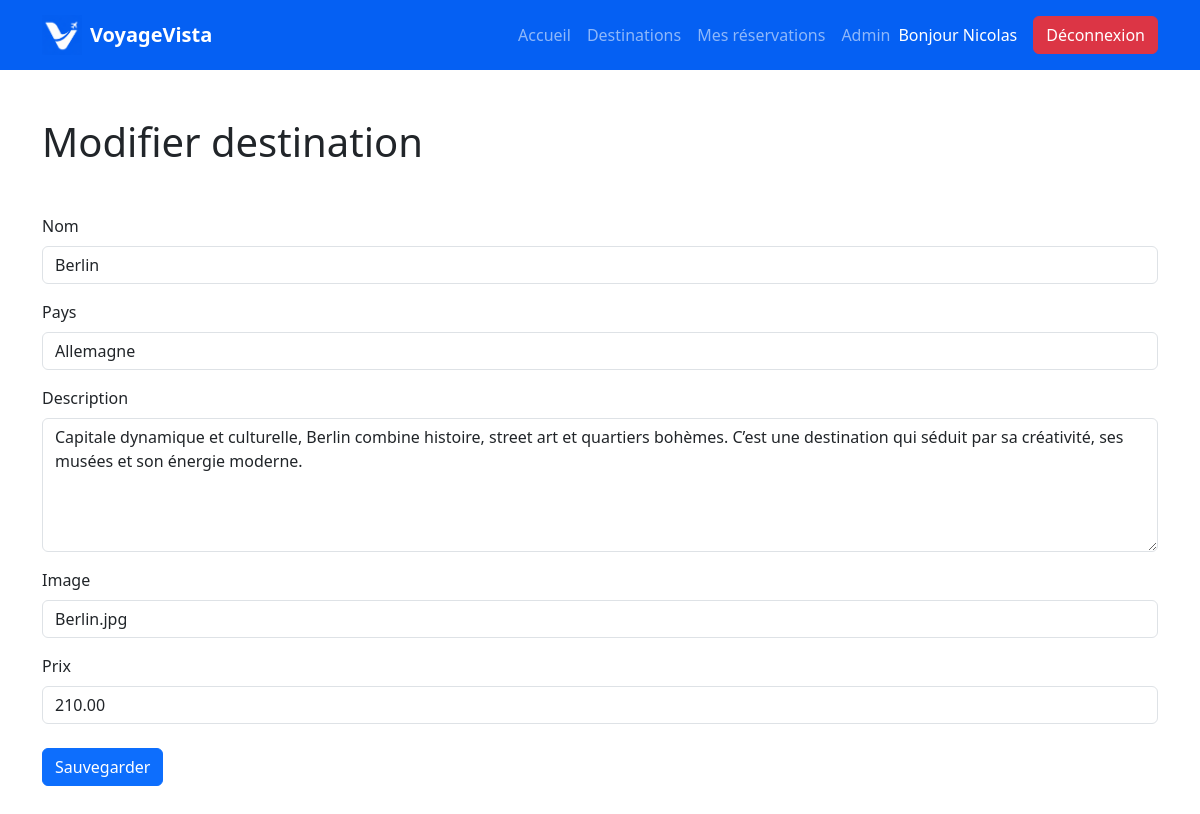
/admin/edit-destination.php?id=8 (signed in), run on the app's committed database.
### tables this page shows
CREATE TABLE `destinations` (
  `id` int(11) NOT NULL,
  `name` varchar(150) NOT NULL,
  `country` varchar(150) NOT NULL,
  `description` text NOT NULL,
  `image` varchar(255) NOT NULL,
  `price` decimal(10,2) NOT NULL,
  `created_at` timestamp NOT NULL DEFAULT CURRENT_TIMESTAMP
);

### models/destinationModel.php (called while the page is built, shortened)
<?php
require_once __DIR__ . "/../config/database.php";
function getDestinationById($id) {
    global $pdo;
    $stmt = $pdo->prepare(
        "SELECT * FROM destinations
         WHERE id = ?"
    );
    $stmt->execute([$id]);
    return $stmt->fetch();
};
?>

### admin/edit-destination.php (the view, shortened to what this page needs)
<?php
require_once __DIR__ . "/../models/destinationModel.php";
$id = intval($_GET["id"]);
$destination =
    getDestinationById($id);
?>
<!DOCTYPE html>
<html lang="fr">
<head>
    <link rel="stylesheet"
          href="../assets/css/bootstrap.min.css">
    <link rel="stylesheet"
          href="../assets/css/style.css">
</head>
<body>
<?php include __DIR__ . '/../includes/navbar.php'; ?>
<div class="container py-5">
    <h1 class="mb-5">
        Modifier destination
    </h1>
    <form method="POST">
        <div class="mb-3">
            <label class="form-label">
                Nom
            </label>
            <input type="text"
                   name="name"
                   class="form-control"
                   value="<?= $destination["name"]; ?>"
                   required>
        </div>
        <div class="mb-3">
            <label class="form-label">
                Pays
            </label>
            <input type="text"
                   name="country"
                   class="form-control"
                   value="<?= $destination["country"]; ?>"
                   required>
        </div>
        <div class="mb-3">
            <label class="form-label">
                Description
            </label>
            <textarea name="description"
                      class="form-control"
                      rows="5"
                      required><?= $destination["description"]; ?></textarea>
        </div>
        <div class="mb-3">
            <label class="form-label">
                Image
            </label>
            <input type="text"
                   name="image"
                   class="form-control"
                   value="<?= $destination["image"]; ?>"
                   required>
        </div>
        <div class="mb-4">
            <label class="form-label">
                Prix
            </label>
            <input type="number"
                   step="0.01"
                   name="price"
                   class="form-control"
                   value="<?= $destination["price"]; ?>"
                   required>
        </div>
        <button type="submit"
                class="btn btn-primary">
            Sauvegarder
        </button>
    </form>
</div>
</body>
</html>

### data on the page
destinations: name "Berlin", country "Allemagne", description "Capitale dynamique et culturelle, Berlin combine histoire, street art et quartiers bohèmes. C’est une destination qui séduit par sa créativité, ses musées et son énergie moderne.", image "Berlin.jpg", price "210.00"

### other printed values
$_SESSION["user_name"] "Nicolas"
